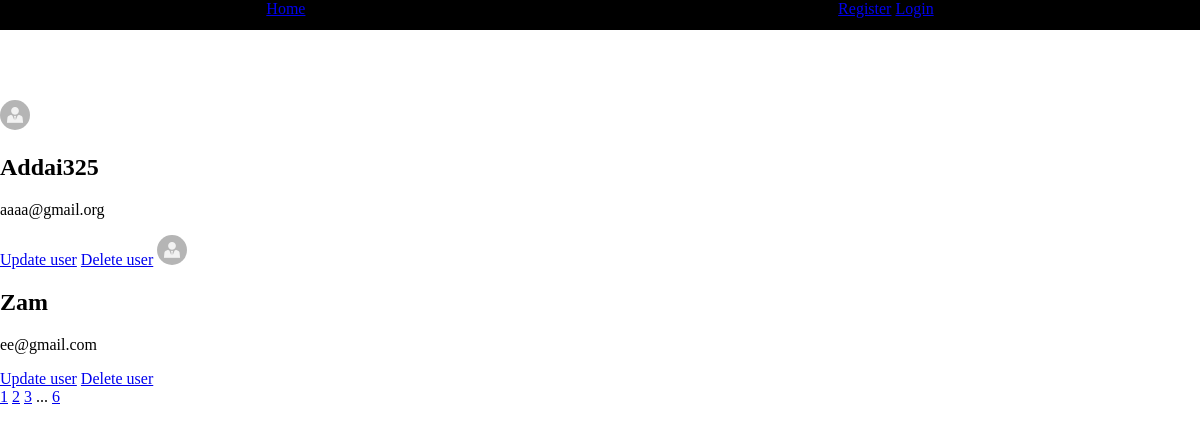
Screenshot of /?page=2 with the database file from the repository.
### app.py (models this page shows, shortened)
class User(db.Model, UserMixin):
    id = db.Column(db.Integer, primary_key=True)
    username = db.Column(db.String(50), nullable=False, unique=True)
    email = db.Column(db.String(120), nullable=False, unique=True)
    password = db.Column(db.String(100), nullable=False)
    image_file = db.Column(db.String(100), nullable=False, default='default.jpg')

### app.py (the view)
@app.route("/")
def home():
    page = request.args.get('page', 1, type=int)
    users = User.query.paginate(page=page, per_page=2)
    return render_template('home.html', users=users)

### templates/home.html
{% extends 'layout.html' %}
{% block content %}
    <div class="the-home">
        {% for user in users.items %}
            <img src="{{ url_for('static', filename='profile_pics/'+ user.image_file) }}" class="pro_image">
            <h2>{{ user.username }}</h2>
            <p>{{ user.email }}</p>
            <a href="{{ url_for('update_user', user_id=user.id) }}">Update user</a>
            <a href="{{ url_for('delete_user', user_id=user.id) }}">Delete user</a>
        {% endfor %}
    </div>
    <div>
        {% for page_num in users.iter_pages(left_edge=1, right_edge=1, left_current=1, right_current=1) %}
            {% if page_num %}
                <a href="{{ url_for('home', page=page_num) }}">{{ page_num }}</a>
            {% else %}
                ...
            {% endif %}
        {% endfor %}
    </div>
{% endblock %}

### static/main.css (style rules this page uses)
body { margin: 0; }
.the-home { margin-top: 100px; }
.pro_image { height: 30px; width: 30px; border-radius: 15px; }

### rows the page displays
User: image_file (placeholder picture), username "Addai325", email "aaaa@gmail.org"
User: image_file (placeholder picture), username "Zam", email "ee@gmail.com"

### other values shown
{{ page_num }} "1" "2" "3" "6"
